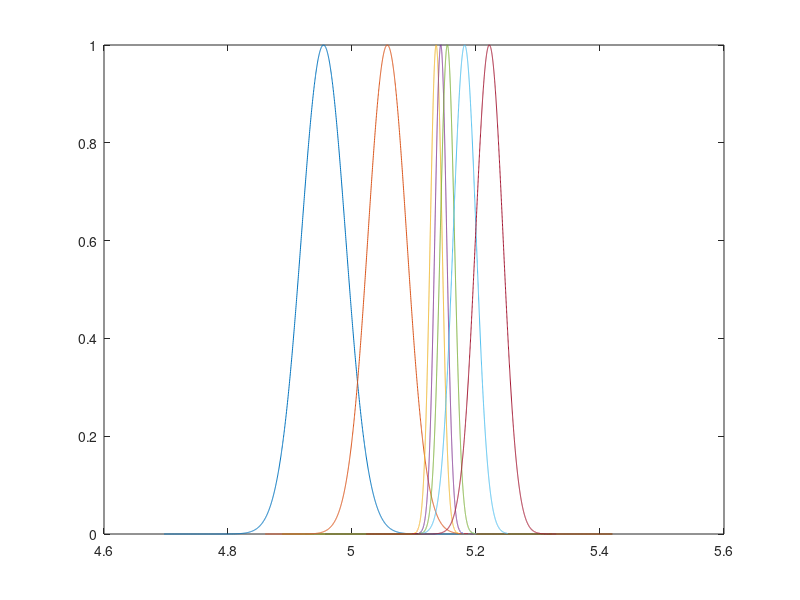

This figure's MATLAB source:
clear all
clc

%% lebal 1

centriod = 4.954055198

width = 0.002571866

s = 100* width;

x = -s+centriod : width* 10^-1 : s+centriod;
y = exp( - (x - centriod).^2 / width);

%% lebal 2

centriod = 5.056929844

width = 0.001969611

s = 100* width;

x2 = -s+centriod : width* 10^-1 : s+centriod;
y2 = exp( - (x2 - centriod).^2 / width);

%% lebal 3

centriod = 5.135714286

width = 0.000185977

s = 1000* width;

x3 = -s+centriod : width* 10^-1 : s+centriod;
y3 = exp( - (x3 - centriod).^2 / width);

%% lebal 4
centriod = 5.143153354

width = 0.000185977

s = 1000* width;

x4 = -s+centriod : width* 10^-1 : s+centriod;
y4 = exp( - (x4 - centriod).^2 / width);

%% lebal 5
centriod = 5.153792325

width = 0.000265974

s = 1000* width;

x5 = -s+centriod : width* 10^-1 : s+centriod;
y5 = exp( - (x5 - centriod).^2 / width);

%% lebal 6
centriod = 5.181711477

width = 0.000697979

s = 100* width;

x6 = -s+centriod : width* 10^-1 : s+centriod;
y6 = exp( - (x6 - centriod).^2 / width);

%% lebal 7
centriod = 5.221428571

width = 0.000992927

s = 200* width;

x7 = -s+centriod : width* 10^-1 : s+centriod;
y7 = exp( - (x7 - centriod).^2 / width);



%%
plot(x,y,x2,y2, x3, y3, x4, y4, x5, y5, x6, y6, x7, y7)